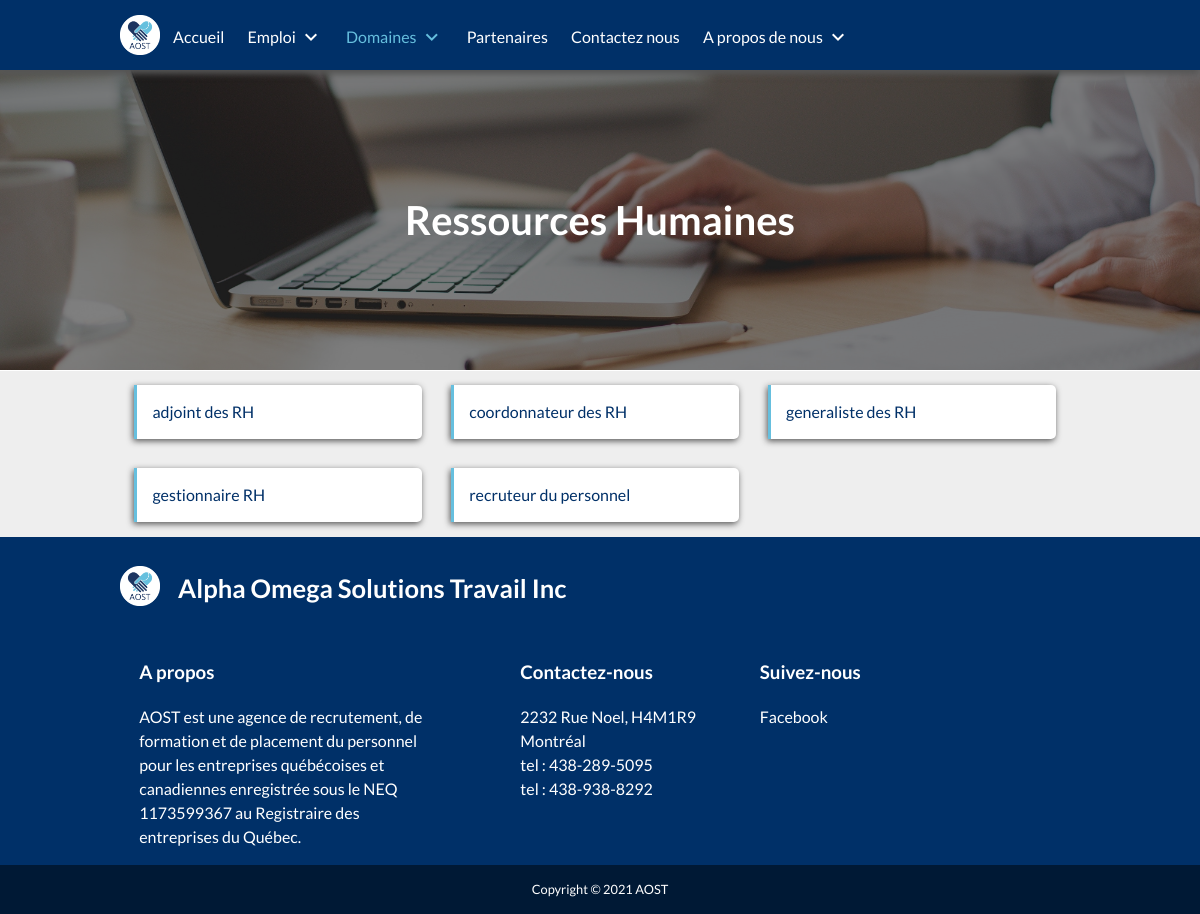
/domains/Ressources-humaines/4, run on the app's committed database.
### tables this page shows
CREATE TABLE IF NOT EXISTS `domains` (
  `id` bigint(20) NOT NULL AUTO_INCREMENT,
  `id_admin` bigint(20) NOT NULL,
  `name` varchar(100) NOT NULL,
  `color` varchar(100) NOT NULL,
  `added_at` datetime NOT NULL DEFAULT CURRENT_TIMESTAMP,
  PRIMARY KEY (`id`),
  KEY `id_admin` (`id_admin`)
);

CREATE TABLE IF NOT EXISTS `subdomains` (
  `id` bigint(20) NOT NULL AUTO_INCREMENT,
  `id_admin` bigint(20) NOT NULL,
  `id_domain` bigint(20) NOT NULL,
  `name` varchar(200) NOT NULL,
  `color` varchar(100) NOT NULL,
  `added_at` datetime NOT NULL DEFAULT CURRENT_TIMESTAMP,
  PRIMARY KEY (`id`),
  KEY `id_domain` (`id_domain`),
  KEY `fk_admin` (`id_admin`)
);

### outils/php/Session.class.php (called while the page is built, shortened)
<?php
  class Session
  {
    private $currentDomain;
    function __construct($currentPage = "home", $currentSubPage = "", $currentDomain = "", $role_1 = "super", $role_2 = "moderateur")
    {
      $this->currentDomain = $currentDomain;
    }
    public function getCurrentDomain(){
      return $this->currentDomain;
    }
    public function setCurrentDomain($currentDomain){
      $this->currentDomain = $currentDomain;
    }
    public function presentationPage($title, $img){ ?>
    <?php }
  }
?>

### class/Domain.class.php (called while the page is built, shortened)
<?php
class domain
{
public function getDomain($id){
    include(_APP_PATH."bd/server-connect.php");
    $id=intval($id);
    $query=$db->prepare("SELECT * FROM domains WHERE id=?");
    $query->bindParam(1,$id);
    if($query->execute() && $query->rowCount()==1){
        $data=$query->fetch();
        return (new Domain($data));
    }else{
        return false;
    }
}
}
?>

### class/Subdomain.class.php (called while the page is built, shortened)
<?php
class Subdomain
{
   private $_name;
   public function __construct(array $data){
    foreach ($data as $key => $value) {
     $method='set'.ucfirst($key);
}
}
public function setName($name){
   $this->_name=htmlentities(strval($name));
}
public function getName(){
    return $this->_name;
}
public function getListSubdomains($id_domain) {
    include(_APP_PATH."bd/server-connect.php");
    $id_domain=intval($id_domain);
    $query=$db->prepare("SELECT * FROM subdomains WHERE id_domain=? ORDER BY name ASC");
    $query->bindParam(1,$id_domain);
    $subdomain=[];
    if($query->execute()){
       while($data=$query->fetch()){
          $subdomain[]=new Subdomain($data);
      }
      return $subdomain;
  }else{
   return false;
}
}
}
?>

### domains/domains.php (the view)
<div class="container-box" style="background-image: url('/aost/img/bg/bg1.jpg');">
  <div class="container-box-shadow">
    <div class="offset-10-laptop container-box-body" style="">
      <div class="container-title"><?php echo ucwords($session->getCurrentDomain()); ?></div>
    </div>
  </div>
</div>
<div class="" style="background-color: var(--color-shadow);">
  <div class="offset-10-laptop about-block domain-item-block">
    <?php
      $subdomains = $subdomain->getListSubdomains($_GET["id"]);
      foreach($subdomains as $subdomain) {
    ?>
      <div class="domain-item">
        <?php echo $subdomain->getName(); ?>
      </div>
    <?php } ?>
  </div>
</div>

### outils/css/vars.css (style rules this page uses)
:root { --color-primary : #003068; --color-secondary : #66BFDE; --color-tertiary : #001935; --color-shadow : #eee; --color-text : #555; --color-danger : red; --color-danger-dark : darkred; --color-success : green; --color-success-dark : darkgreen; --border-radius-size : 5px; --nav-text-color : white; --nav-bg-color : var(--color-primary); --nav-text-hover-color: var(--color-secondary); --subNav-text-color: var(--color-primary); --subNav-text-hover-color: var(--color-tertiaire); --nav-mobile-text-color : var(--color-primary); --nav-mobile-hover-text-color : white; --nav-mobile-hover-bg-color : var(--color-primary); --footer-bg-color : var(--color-primary); --footer-bg-color-dark : var(--color-tertiary); --footer-text-color : white; --btn-primary-text-color: white; --btn-primary-bg-color : var(--color-primary); --btn-primary-bg-hover-color : var(--color-tertiary); --btn-danger-text-color: white; --btn-danger-bg-color : var(--color-danger); --btn-danger-bg-hover-color : var(--color-danger-dark); }

### outils/css/global.css (style rules this page uses)
body { margin: 0; font-size: 1em; font-weight: 400; line-height: 1.5; text-align: left; font-family: 'Lato'; color: var(--color-text); }
.container-box { background-position: center; background-size: cover; width:100%; padding: 0!important; margin-bottom:1px; display: block; }
.container-box-shadow { height: 100%; margin: 0; background-color: rgba(0,0,0,0.5); width: 100%; }
.container-box-body { margin: 0; height: 100%; color: white; }
.container-title { text-align: center; }
@media (min-width: 992px) { .offset-10-laptop { margin-left: 10%; margin-right: 10%; width: 80%; } }
@media (min-width: 992px) { .container-title { font-size: 2.5em; font-weight: bold; } }
@media (min-width: 992px) { .container-box-body { padding-top: 120px; padding-bottom: 120px; } }

### domains/domains.css (style rules this page uses)
.domain-item-block { display: flex; flex-flow: wrap; }
.domain-item { display: inline-block; box-sizing: border-box; cursor: default; word-wrap: break-word; padding: 15px; box-shadow: -1px 2px 6px var(--color-text); border-left: 3px solid var(--color-secondary); background-color: var(--nav-text-color); border-radius: 0 var(--border-radius-size) var(--border-radius-size) 0; color : var(--color-primary); }
@media (min-width: 992px) { .domain-item { width: 30%; margin : 1.5%; } }

### data on the page
domains: name "Ressources Humaines"
subdomains: name "adjoint des RH"
subdomains: name "coordonnateur des RH"
subdomains: name "generaliste des RH"
subdomains: name "gestionnaire RH"
subdomains: name "recruteur du personnel"
